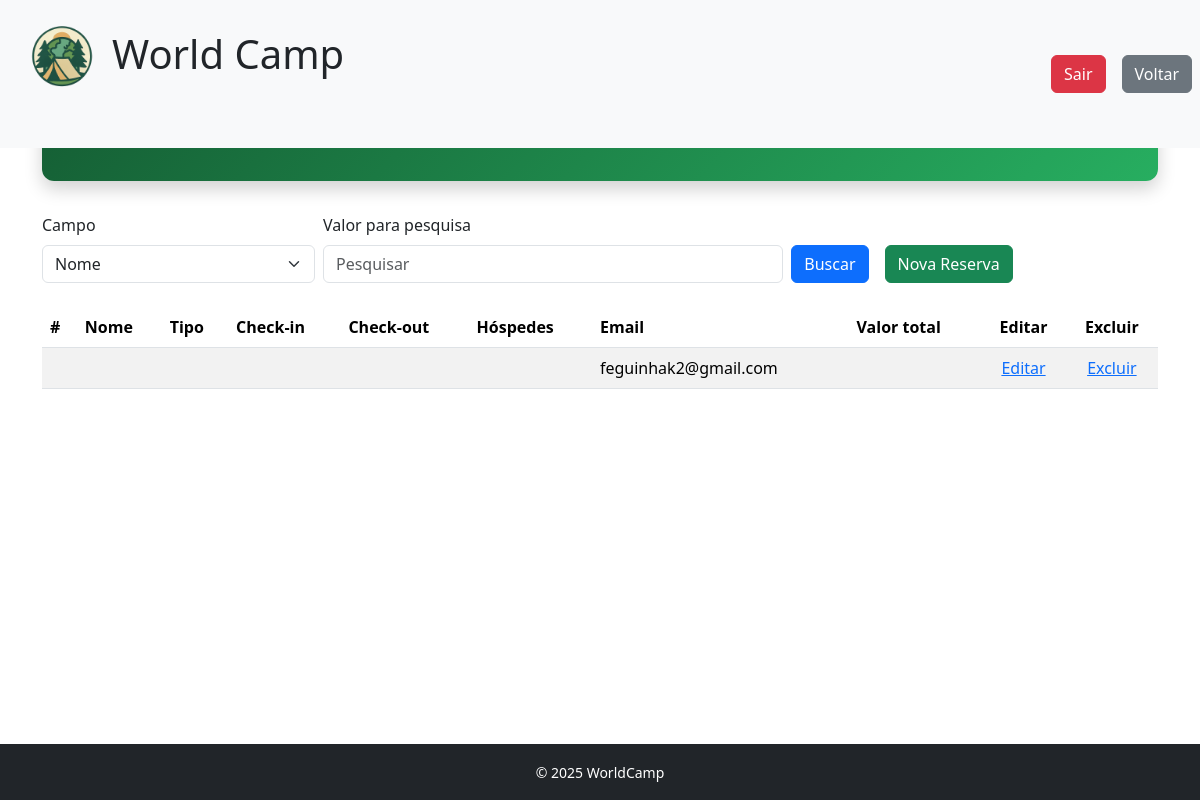
The page /telas/reservas/ReservasList.php (signed in) on the database as committed earlier.
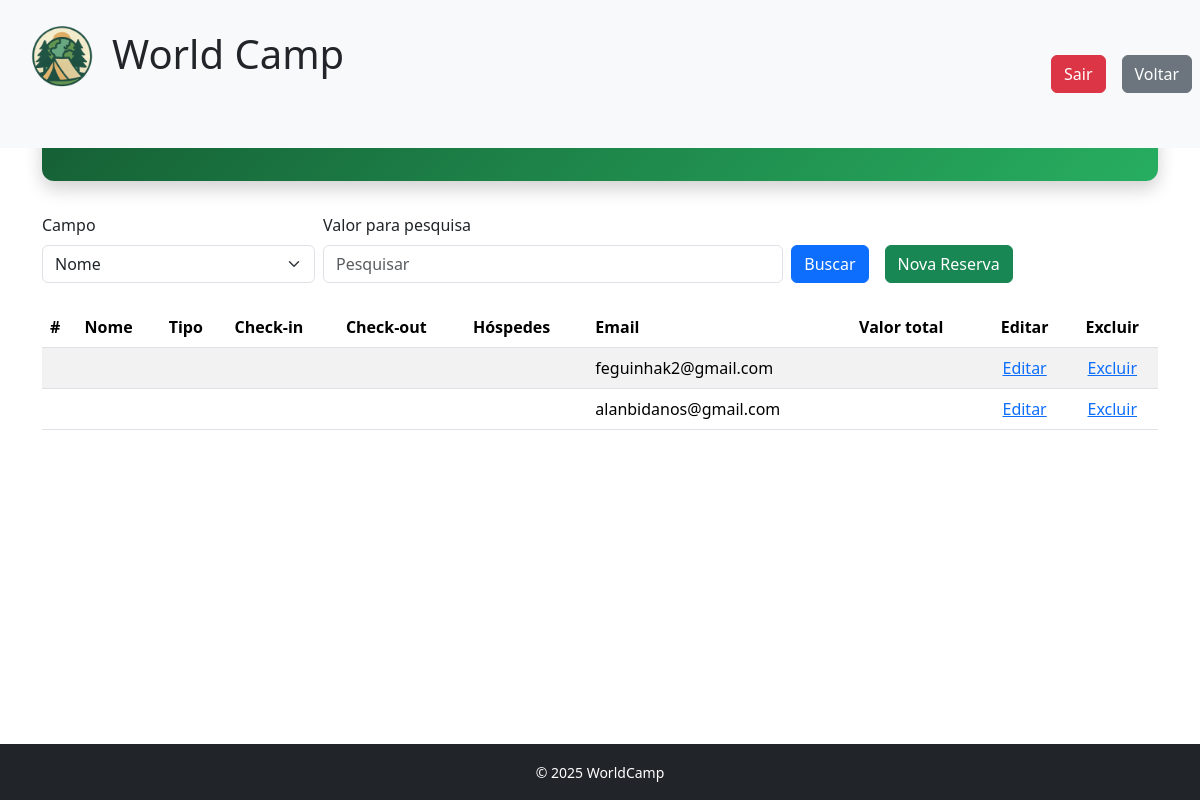
The same page on the database as committed later.
### tables this page shows
CREATE TABLE IF NOT EXISTS `listausuarios` (
  `Id` int NOT NULL AUTO_INCREMENT,
  `nome` text NOT NULL,
  `email` text NOT NULL,
  `cpf` text NOT NULL,
  `telefone` text NOT NULL,
  `senha` text NOT NULL,
  PRIMARY KEY (`Id`)
);

### database/db.class.php (called while the page is built, shortened)
<?php
class db
{
    private $host = "localhost";
    private $user = "root";
    private $password = "";
    private $port = "3306";
    private $dbname = "WorldCamp";
    function conn()
    {
        try {
            $conn = new PDO(
                "mysql:host=$this->host;dbname=$this->dbname;port=$this->port",
                $this->user,
                $this->password,
                [
                    PDO::ATTR_ERRMODE,
                    PDO::ERRMODE_EXCEPTION,
                    PDO::MYSQL_ATTR_INIT_COMMAND => " SET NAMES utf8"
                ]
            );
            return $conn;
        } catch (PDOException $e) {
            echo "Erro: " . $e->getMessage();
        }
    }
    public function all()
    {
        $conn = $this->conn();
        $sql = "SELECT * FROM listausuarios";
        $st = $conn->prepare($sql);
        $st->execute();
        return $st->fetchAll(PDO::FETCH_CLASS);
    }
}

### telas/reservas/ReservasList.php (the view, shortened to what this page needs)
<?php
include '../../header.php';
include '../../database/db.class.php';
$db = new db('agendardormitorio');
$db->checkLogin();
if (!empty($_POST)) {
    $dados = $db->search($_POST);
} else {
    $dados = $db->all();
}
?>
<div class="container my-4">
    <div class="hero-reservas-list">
        <h2>Reservas de Dormitórios</h2>
        <p>Visualize e gerencie as reservas registradas no sistema.</p>
    </div>
    <form action="./ReservasList.php" method="post" class="mb-4">
        <div class="row g-2 align-items-end">
            <div class="col-md-3">
                <label class="form-label">Campo</label>
                <select name="tipo" class="form-select">
                    <option value="nome_completo">Nome</option>
                </select>
            </div>
            <div class="col-md-5">
                <label class="form-label">Valor para pesquisa</label>
                <input type="text" name="valor" placeholder="Pesquisar" class="form-control">
            </div>
            <div class="col-md-4 d-flex gap-2">
                <div class="me-2">
                    <button type="submit" class="btn btn-primary w-100 mt-4">Buscar</button>
                </div>
                <div>
                    <a href="./ReservasForm.php" class="btn btn-success w-100 mt-4">Nova Reserva</a>
                </div>
            </div>
        </div>
    </form>
    <div class="table-responsive">
        <table class="table table-striped table-hover table-reservas align-middle">
            <thead>
                <tr>
                    <th>#</th>
                    <th>Nome</th>
                    <th>Tipo</th>
                    <th>Check-in</th>
                    <th>Check-out</th>
                    <th>Hóspedes</th>
                    <th>Email</th>
                    <th>Valor total</th>
                    <th class="text-center">Editar</th>
                    <th class="text-center">Excluir</th>
                </tr>
            </thead>
            <tbody>
                <?php if (!empty($dados)) : ?>
                    <?php foreach ($dados as $item) : ?>
                        <?php
                            $badgeClass = '';
                            switch ($item->tipo_acomodacao) {
                                default:
                                    $badgeClass = 'badge-secondary';
                                    break;
                            }
                        ?>
                        <tr>
                            <td><?= $item->id ?></td>
                            <td><?= $item->nome_completo ?></td>
                            <td>
                                <span class="badge badge-tipo <?= $badgeClass ?>">
                                </span>
                            </td>
                            <td><?= $item->data_checkin ?></td>
                            <td><?= $item->data_checkout ?></td>
                            <td><?= $item->qtd_hospedes ?></td>
                            <td><?= $item->email ?></td>
                            <td><?= $item->valor_total ?></td>
                            <td class="text-center">
                                <a href="./ReservasForm.php?id=<?= $item->id ?>">Editar</a>
                            </td>
                            <td class="text-center">
                                <a href="./ReservasList.php?id=<?= $item->id ?>"
                                   onclick="return confirm('Deseja Excluir?')">
                                    Excluir
                                </a>
                            </td>
                        </tr>
                    <?php endforeach; ?>
                <?php endif; ?>
            </tbody>
        </table>
    </div>
</div>
<?php
include '../../footer.php';
?>

### header.php (shortened to what this page needs)
<!doctype html>
<html lang="en">
<head>
    <link href="https://cdn.jsdelivr.net/npm/bootstrap@5.3.8/dist/css/bootstrap.min.css" rel="stylesheet">
</head>
<body>
<?php
$hiddenPage = ['login.php', 'criarConta.php', 'index.php'];
$currentPage = basename($_SERVER['PHP_SELF']);
$showMenu = !in_array($currentPage, $hiddenPage);
if ($showMenu) {
        $page = basename($_SERVER['PHP_SELF']); if ($page === 'dashboard.php') {
            include_once '../menu.php';
            ?>
      <?php } else  {
        include_once '../../menu.php'; ?>
      <?php }
      }?>
    <div class="container mt-4">
        <div class="row">

### menu.php (shortened to what this page needs)
<nav class="navbar navbar-expand-lg bg-body-tertiary fixed-top">
  <div class="container-fluid">
      <?php  $page = basename($_SERVER['PHP_SELF']); if ($page === 'dashboard.php') { ?>
        <div class="text-center mb-4">
          <div class="logo h1"><img src="../imagens/logoWorldCamp.png" width="100" height="100" alt="Logo">World Camp</div>
        </div>
      <?php } else  { ?>
        <div class="text-center mb-4">
          <div class="logo h1"><img src="../../imagens/logoWorldCamp.png" width="100" height="100" alt="Logo">World Camp</div>
        </div>
      <?php } ?>
  </div>
  <?php $page = basename($_SERVER['PHP_SELF']); if ($page === 'dashboard.php') { ?>
    <div class="col text-end">
      <a href="../usuario/login.php" class="btn btn-danger m-2" <?php session_abort() ?>>Sair</a>
    </div>
  <?php } else  { ?>
    <div class="col text-end">
      <a href="../../usuario/login.php" class="btn btn-danger m-2" <?php session_abort() ?>>Sair</a>
    </div>
  <?php } ?>
    <div class="col text-end">
      <button type="button" class="btn btn-secondary m-2" onclick="history.back();">Voltar</button>
    </div>
</nav>

### footer.php (shortened to what this page needs)
    <footer class="bg-dark text-white text-center py-3 fixed-bottom">
            <small>&copy; 2025 WorldCamp</small>
    </footer>
 </div>
    </div>
  </body>
</html>

### telas/reservas/ReservasList.php (style rules this page uses)
.hero-reservas-list { background: linear-gradient(135deg, #145a32, #27ae60); color: #fff; padding: 2rem 2.5rem; border-radius: 12px; margin-bottom: 2rem; box-shadow: 0 8px 18px rgba(0,0,0,0.18); }
.hero-reservas-list h2 { margin: 0; font-weight: 700; }
.hero-reservas-list p { margin: 0.4rem 0 0; opacity: 0.9; }
.badge-tipo { font-size: 0.8rem; padding: 0.3rem 0.55rem; border-radius: 999px; }
.table-reservas thead { background-color: #f8faf9; }

Rows that differ between the two databases and show on the page:
added listausuarios: email "alanbidanos@gmail.com"
